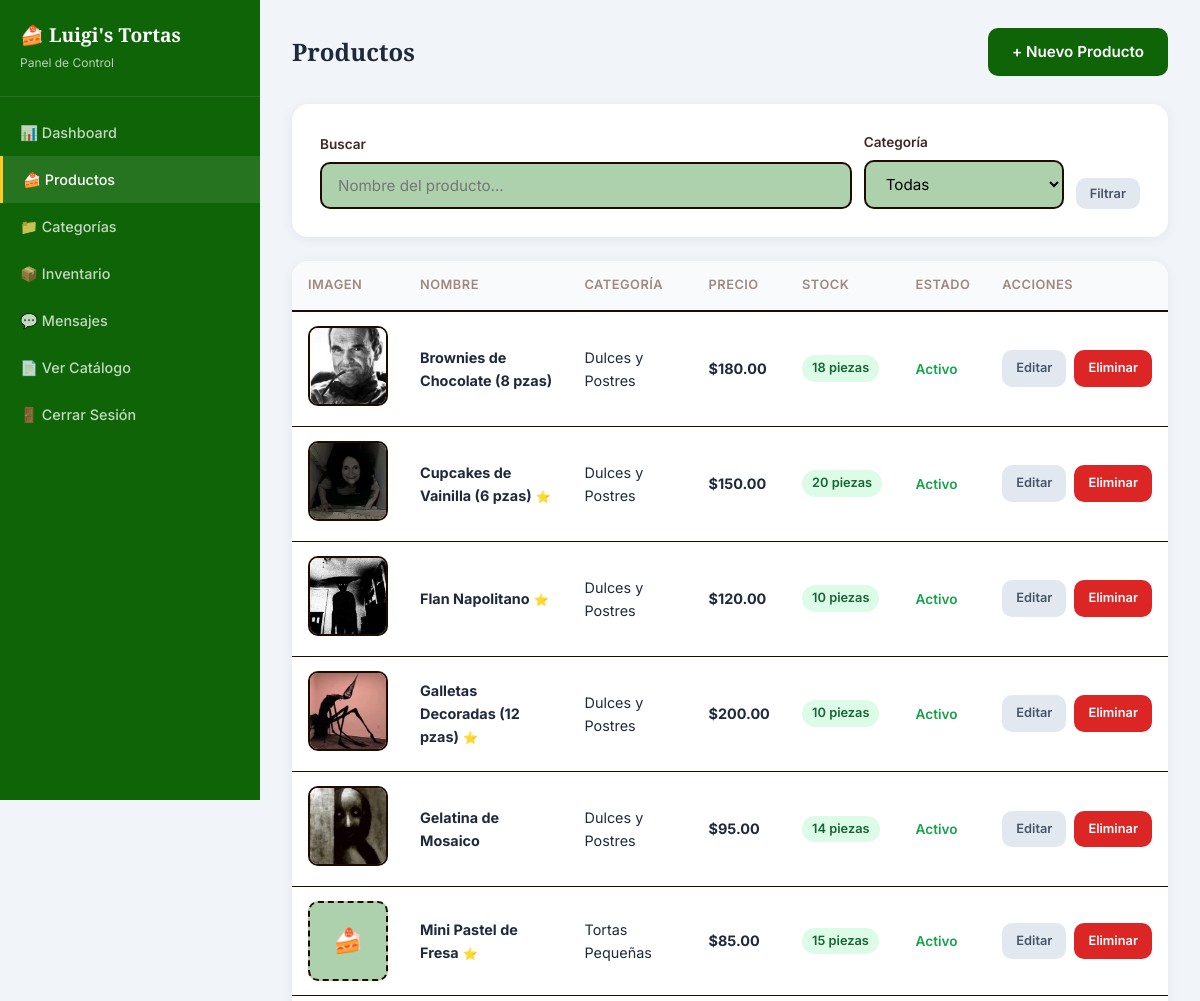
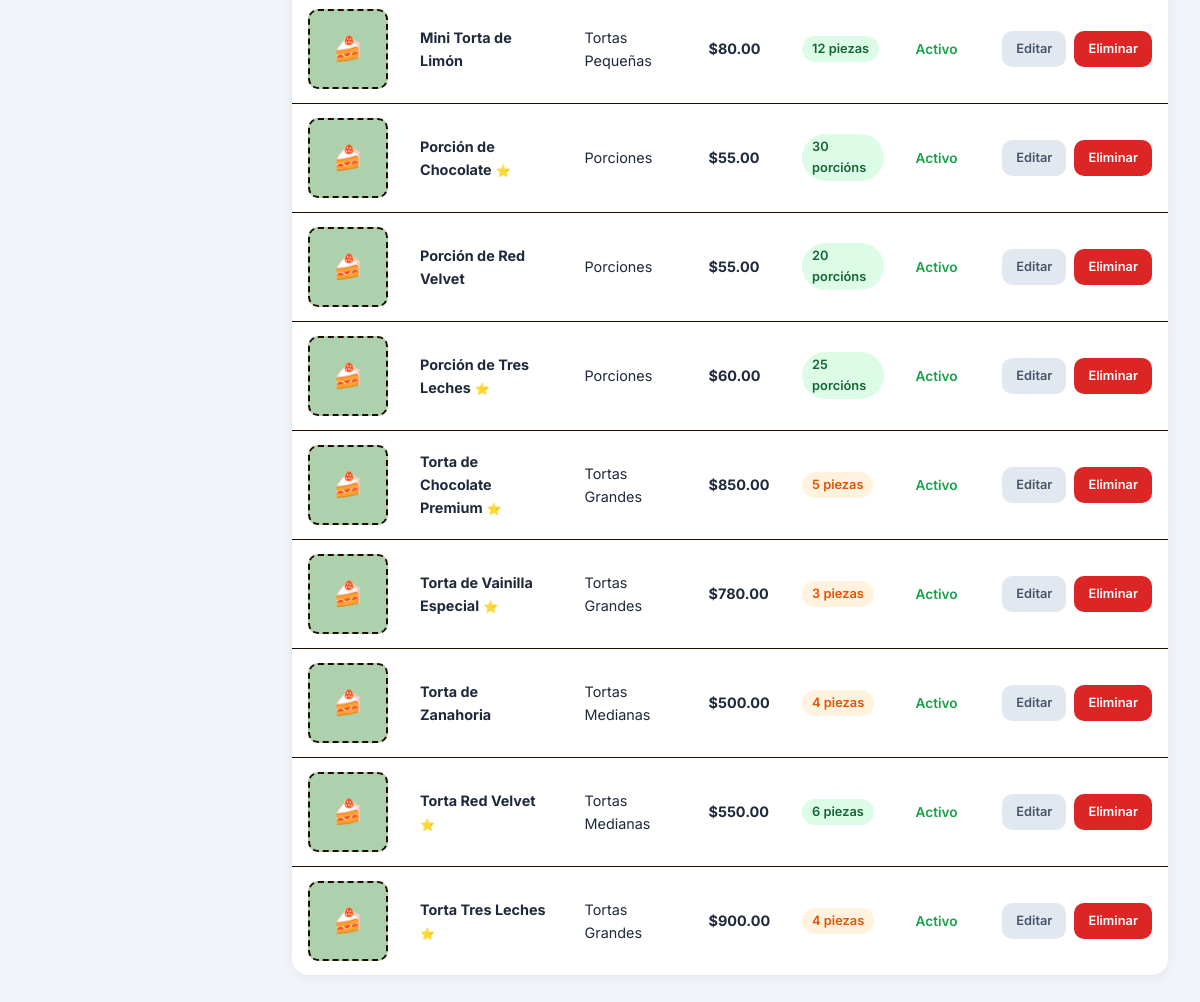
The page /admin/productos.php (signed in) on the database its author committed (2 pictures, top to bottom).
### tables this page shows
CREATE TABLE `productos` (
  `id` int(11) NOT NULL,
  `categoria_id` int(11) NOT NULL,
  `nombre` varchar(150) NOT NULL,
  `descripcion` text DEFAULT NULL,
  `precio` decimal(10,2) NOT NULL DEFAULT 0.00,
  `imagen` varchar(255) DEFAULT NULL,
  `stock` int(11) NOT NULL DEFAULT 0,
  `unidad_medida` varchar(50) DEFAULT 'pieza',
  `disponible` tinyint(1) DEFAULT 1,
  `destacado` tinyint(1) DEFAULT 0,
  `created_at` timestamp NOT NULL DEFAULT current_timestamp(),
  `updated_at` timestamp NOT NULL DEFAULT current_timestamp() ON UPDATE current_timestamp()
);

CREATE TABLE `categorias` (
  `id` int(11) NOT NULL,
  `nombre` varchar(100) NOT NULL,
  `descripcion` text DEFAULT NULL,
  `imagen` varchar(255) DEFAULT NULL,
  `orden` int(11) DEFAULT 0,
  `activa` tinyint(1) DEFAULT 1,
  `created_at` timestamp NOT NULL DEFAULT current_timestamp()
);

### includes/functions.php (called while the page is built, shortened)
<?php
function sanitize($input) {
    return htmlspecialchars(trim($input), ENT_QUOTES, 'UTF-8');
}
function formatCurrency($amount) {
    return '$' . number_format($amount, 2, '.', ',');
}

### includes/db.php (called while the page is built, shortened)
<?php
function getConnection() {
    static $pdo = null;
    if ($pdo === null) {
        try {
            $dsn = 'mysql:host=' . DB_HOST . ';dbname=' . DB_NAME . ';charset=' . DB_CHARSET;
            $pdo = new PDO($dsn, DB_USER, DB_PASS, [
                PDO::ATTR_ERRMODE => PDO::ERRMODE_EXCEPTION,
                PDO::ATTR_DEFAULT_FETCH_MODE => PDO::FETCH_ASSOC,
                PDO::ATTR_EMULATE_PREPARES => false,
            ]);
        } catch (PDOException $e) {
            die('Error de conexión: ' . $e->getMessage());
        }
    }
    return $pdo;
}
function query($sql, $params = []) {
    $stmt = getConnection()->prepare($sql);
    $stmt->execute($params);
    return $stmt;
}
function fetchAll($sql, $params = []) {
    return query($sql, $params)->fetchAll();
}

### admin/productos.php (the view, shortened to what this page needs)
<?php
$busqueda = trim($_GET['q'] ?? '');
$sql = 'SELECT p.*, c.nombre as categoria_nombre
        FROM productos p
        JOIN categorias c ON p.categoria_id = c.id
        WHERE 1=1';
$params = [];
$sql .= ' ORDER BY p.nombre ASC';
$productos = fetchAll($sql, $params);
?>
<!DOCTYPE html>
<html lang="es">
<head>
    <link rel="stylesheet" href="../assets/css/style.css">
</head>
<body class="admin-body">
<div class="admin-layout">
    <aside class="admin-sidebar">
        <div class="sidebar-brand">
            <h2>&#127856; <?= SITE_NAME ?></h2>
            <p>Panel de Control</p>
        </div>
        <nav class="sidebar-nav">
            <a href="index.php">&#128202; Dashboard</a>
            <a href="productos.php" class="active">&#127856; Productos</a>
            <a href="categorias.php">&#128193; Categorías</a>
            <a href="inventario.php">&#128230; Inventario</a>
            <a href="chat.php">&#128172; Mensajes<?php $chatNoLeidos = getNoLeidosAdminTotal(); if ($chatNoLeidos > 0): ?><span class="badge-chat"><?= $chatNoLeidos ?></span><?php endif; ?></a>
            <a href="../" target="_blank">&#128196; Ver Catálogo</a>
            <a href="logout.php">&#128682; Cerrar Sesión</a>
        </nav>
    </aside>
    <main class="admin-main">
        <div class="admin-topbar">
            <h2>Productos</h2>
            <a href="producto_form.php" class="btn btn-primary" style="width:auto;">+ Nuevo Producto</a>
        </div>
        <div class="form-card" style="margin-bottom:24px;">
            <form method="GET" style="display:flex;gap:12px;flex-wrap:wrap;align-items:end;">
                <div class="form-group" style="flex:1;min-width:200px;margin-bottom:0;">
                    <label>Buscar</label>
                    <input type="text" name="q" placeholder="Nombre del producto..." value="<?= sanitize($busqueda) ?>">
                </div>
                <div class="form-group" style="min-width:200px;margin-bottom:0;">
                    <label>Categoría</label>
                    <select name="categoria">
                        <option value="">Todas</option>
                    </select>
                </div>
                <button type="submit" class="btn btn-secondary btn-sm">Filtrar</button>
            </form>
        </div>
        <div class="data-table-wrapper">
            <table class="data-table">
                <thead>
                    <tr>
                        <th>Imagen</th>
                        <th>Nombre</th>
                        <th>Categoría</th>
                        <th>Precio</th>
                        <th>Stock</th>
                        <th>Estado</th>
                        <th>Acciones</th>
                    </tr>
                </thead>
                <tbody>
                    <?php if (empty($productos)): ?>
                        <tr><td colspan="7" style="text-align:center;padding:30px;color:#a1887f;">No se encontraron productos</td></tr>
                    <?php else: ?>
                        <?php foreach ($productos as $p): ?>
                        <tr>
                            <td>
                                <?php if ($p['imagen']): ?>
                                    <img src="<?= UPLOAD_URL . $p['imagen'] ?>" alt="" class="image-preview">
                                <?php else: ?>
                                    <div class="image-preview-placeholder">&#127856;</div>
                                <?php endif; ?>
                            </td>
                            <td>
                                <strong><?= sanitize($p['nombre']) ?></strong>
                                <?php if ($p['destacado']): ?>
                                    <span style="color:#f57c00;font-size:0.75rem;"> &#11088;</span>
                                <?php endif; ?>
                            </td>
                            <td><?= sanitize($p['categoria_nombre']) ?></td>
                            <td><strong><?= formatCurrency($p['precio']) ?></strong></td>
                            <td>
                                <span class="stock-badge <?= $p['stock'] == 0 ? 'out' : ($p['stock'] <= 5 ? 'low' : 'ok') ?>">
                                    <?= $p['stock'] ?> <?= $p['unidad_medida'] ?><?= $p['stock'] != 1 ? 's' : '' ?>
                                </span>
                            </td>
                            <td>
                                <?php if ($p['disponible']): ?>
                                    <span style="color:#16a34a;font-weight:600;font-size:0.85rem;">Activo</span>
                                <?php else: ?>
                                    <span style="color:#dc2626;font-weight:600;font-size:0.85rem;">Inactivo</span>
                                <?php endif; ?>
                            </td>
                            <td>
                                <div class="table-actions">
                                    <a href="producto_form.php?id=<?= $p['id'] ?>" class="btn btn-sm btn-secondary">Editar</a>
                                    <a href="producto_form.php?delete=<?= $p['id'] ?>" class="btn btn-sm btn-danger" onclick="return confirmarEliminar('<?= sanitize($p['nombre']) ?>')">Eliminar</a>
                                </div>
                            </td>
                        </tr>
                        <?php endforeach; ?>
                    <?php endif; ?>
                </tbody>
            </table>
        </div>
    </main>
</div>
</body>
</html>

### assets/css/style.css (style rules this page uses)
:root { --primary: #c2185b; --primary-light: #f8bbd0; --primary-dark: #880e4f; --primary-luigi: #22B24C; --secondary-luigi: #2B5293; --third-luigi: #0f6407; --secondary: #f57c00; --accent: #ffca28; --bg: #aed1ad; --bg-card: #ffffff; --text: #3e2723; --text-light: #795548; --text-muted: #a1887f; --border: #1f0c01; --shadow: 0 2px 12px rgba(62, 39, 35, 0.08); --shadow-lg: 0 8px 32px rgba(62, 39, 35, 0.12); --radius: 16px; --radius-sm: 10px; --transition: all 0.3s cubic-bezier(0.4, 0, 0.2, 1); }
* { margin: 0; padding: 0; box-sizing: border-box; }
body { font-family: 'Inter', sans-serif; background: var(--bg); color: var(--text); line-height: 1.6; min-height: 100vh; }
.admin-body { background: #f1f5f9; font-family: 'Inter', sans-serif; color: #1e293b; min-height: 100vh; }
.form-group { margin-bottom: 18px; text-align: left; }
.form-group label { display: block; font-size: 0.85rem; font-weight: 600; margin-bottom: 6px; color: var(--text); }
.form-group input, .form-group select, .form-group textarea { width: 100%; padding: 12px 16px; border: 2px solid var(--border); border-radius: var(--radius-sm); font-size: 0.95rem; font-family: 'Inter', sans-serif; transition: var(--transition); background: var(--bg); }
.btn { display: inline-flex; align-items: center; gap: 8px; padding: 12px 24px; border: none; border-radius: var(--radius-sm); font-family: 'Inter', sans-serif; font-size: 0.95rem; font-weight: 600; cursor: pointer; transition: var(--transition); text-decoration: none; }
.btn-primary { background: var(--third-luigi); color: white; width: 100%; justify-content: center; }
.btn-secondary { background: #e2e8f0; color: #475569; }
.btn-danger { background: #dc2626; color: white; }
.btn-sm { padding: 8px 14px; font-size: 0.8rem; }
.admin-layout { display: flex; min-height: 100vh; }
.admin-sidebar { width: 260px; background: var(--third-luigi); color: white; padding: 20px 0; position: fixed; height: 100vh; overflow-y: auto; z-index: 100; }
.sidebar-brand { padding: 0 20px 24px; border-bottom: 1px solid rgba(255,255,255,0.1); margin-bottom: 12px; }
.sidebar-brand h2 { font-family: 'Playfair Display', serif; font-size: 1.2rem; }
.sidebar-brand p { font-size: 0.75rem; opacity: 0.7; margin-top: 2px; }
.sidebar-nav a { display: flex; align-items: center; gap: 12px; padding: 12px 20px; color: rgba(255,255,255,0.75); text-decoration: none; font-size: 0.9rem; font-weight: 500; transition: var(--transition); }
.sidebar-nav a:hover, .sidebar-nav a.active { background: rgba(255,255,255,0.1); color: white; }
.sidebar-nav a.active { border-left: 3px solid var(--accent); }
.admin-main { margin-left: 260px; flex: 1; padding: 28px 32px; min-height: 100vh; }
.admin-topbar { display: flex; align-items: center; justify-content: space-between; margin-bottom: 28px; }
.admin-topbar h2 { font-family: 'Playfair Display', serif; font-size: 1.5rem; }
.data-table-wrapper { background: white; border-radius: var(--radius); box-shadow: var(--shadow); overflow: hidden; margin-bottom: 24px; }
.data-table { width: 100%; border-collapse: collapse; }
.data-table th { background: #f8fafc; padding: 14px 16px; text-align: left; font-size: 0.8rem; font-weight: 600; text-transform: uppercase; letter-spacing: 0.5px; color: var(--text-muted); border-bottom: 2px solid var(--border); }
.data-table td { padding: 14px 16px; border-bottom: 1px solid var(--border); font-size: 0.9rem; vertical-align: middle; }
.data-table tr:last-child td { border-bottom: none; }
.table-actions { display: flex; gap: 8px; }
.form-card { background: white; border-radius: var(--radius); padding: 28px; box-shadow: var(--shadow); }
.stock-badge { display: inline-block; padding: 3px 10px; border-radius: 50px; font-size: 0.8rem; font-weight: 600; }
.stock-badge.ok { background: #dcfce7; color: #166534; }
.stock-badge.low { background: #fff3e0; color: #e65100; }
.image-preview { width: 80px; height: 80px; border-radius: var(--radius-sm); object-fit: cover; border: 2px solid var(--border); }
.image-preview-placeholder { width: 80px; height: 80px; border-radius: var(--radius-sm); background: var(--bg); border: 2px dashed var(--border); display: flex; align-items: center; justify-content: center; font-size: 1.5rem; color: var(--text-muted); }

### rows shown on the page
productos: imagen (picture), nombre "Brownies de Chocolate (8 pzas)", categoria.nombre "Dulces y Postres", precio "$180.00", stock "18", unidad_medida "pieza", disponible "Activo"
productos: imagen (picture), nombre "Cupcakes de Vainilla (6 pzas)", categoria.nombre "Dulces y Postres", precio "$150.00", stock "20", unidad_medida "pieza", disponible "Activo"
productos: imagen (picture), nombre "Flan Napolitano", categoria.nombre "Dulces y Postres", precio "$120.00", stock "10", unidad_medida "pieza", disponible "Activo"
productos: imagen (picture), nombre "Galletas Decoradas (12 pzas)", categoria.nombre "Dulces y Postres", precio "$200.00", stock "10", unidad_medida "pieza", disponible "Activo"
productos: imagen (picture), nombre "Gelatina de Mosaico", categoria.nombre "Dulces y Postres", precio "$95.00", stock "14", unidad_medida "pieza", disponible "Activo"
productos: nombre "Mini Pastel de Fresa", categoria.nombre "Tortas Pequeñas", precio "$85.00", stock "15", unidad_medida "pieza", disponible "Activo"
productos: nombre "Mini Torta de Limón", categoria.nombre "Tortas Pequeñas", precio "$80.00", stock "12", unidad_medida "pieza", disponible "Activo"
productos: nombre "Porción de Chocolate", categoria.nombre "Porciones", precio "$55.00", stock "30", unidad_medida "porción", disponible "Activo"
productos: nombre "Porción de Red Velvet", categoria.nombre "Porciones", precio "$55.00", stock "20", unidad_medida "porción", disponible "Activo"
productos: nombre "Porción de Tres Leches", categoria.nombre "Porciones", precio "$60.00", stock "25", unidad_medida "porción", disponible "Activo"
productos: nombre "Torta de Chocolate Premium", categoria.nombre "Tortas Grandes", precio "$850.00", stock "5", unidad_medida "pieza", disponible "Activo"
productos: nombre "Torta de Vainilla Especial", categoria.nombre "Tortas Grandes", precio "$780.00", stock "3", unidad_medida "pieza", disponible "Activo"
productos: nombre "Torta de Zanahoria", categoria.nombre "Tortas Medianas", precio "$500.00", stock "4", unidad_medida "pieza", disponible "Activo"
productos: nombre "Torta Red Velvet", categoria.nombre "Tortas Medianas", precio "$550.00", stock "6", unidad_medida "pieza", disponible "Activo"
productos: nombre "Torta Tres Leches", categoria.nombre "Tortas Grandes", precio "$900.00", stock "4", unidad_medida "pieza", disponible "Activo"

### other values the page prints
SITE_NAME "Luigi's Tortas"
